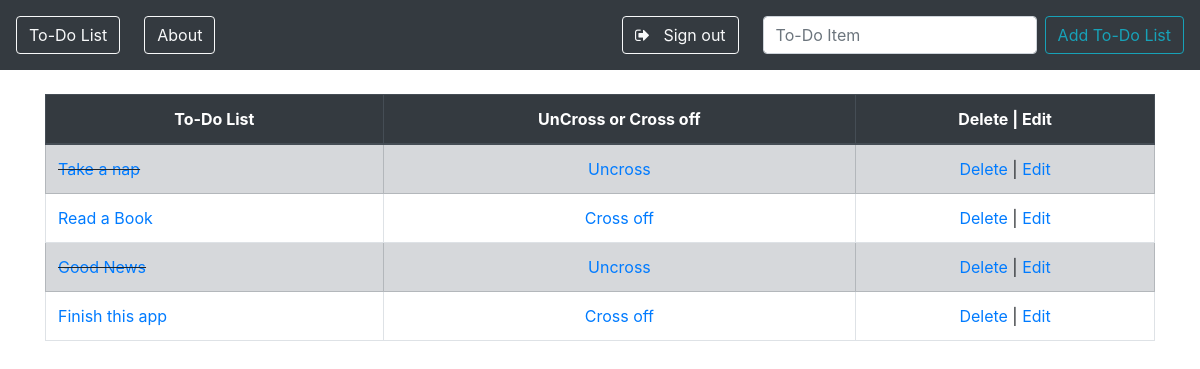
Before: / (signed in) with the older database file.
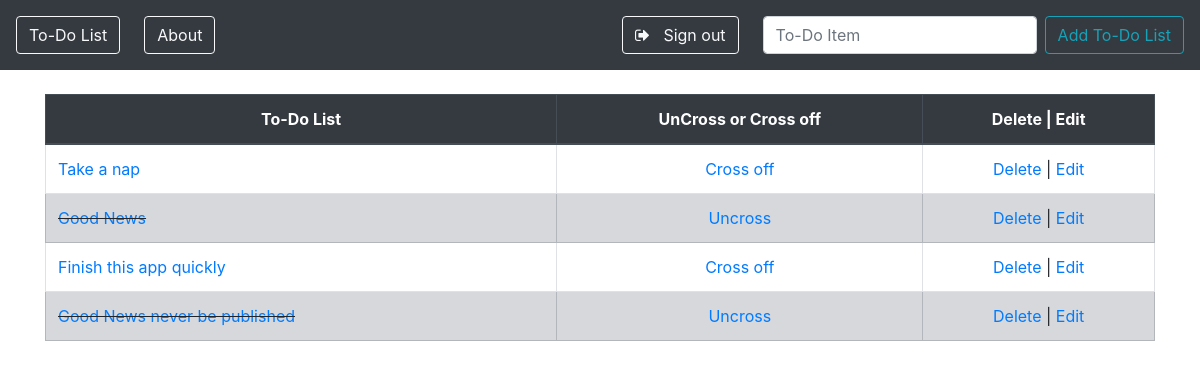
After: the same page with the newer database file.
### todo_list/models.py (models this page shows, shortened)
class List(models.Model):
    item = models.CharField(max_length=200)
    completed = models.BooleanField(default=False)

### todo_list/views.py (the view)
# urls.py: path('', views.home, name='home'),
@login_required  # it will work after login.
def home(request):
    if request.method == 'POST':
        form = ListForm(request.POST or None)
        if form.is_valid():
            form.save()
            all_items = List.objects.all  # List is class name
            messages.success(request, ('Item Has Been Added To List!'))
            return render(request, 'home.html', {'all_items':all_items})
    else:
        all_items = List.objects.all  # List is class name
        return render(request, 'home.html', {'all_items':all_items})

### todo_list/templates/home.html (shortened to what this page needs)
{% extends 'base.html' %}
{% block content %}
{% if all_items %}
<table class="table table-bordered">
<thead class="thead-dark text-center">
      <tr>
        <th>To-Do List</th>
        <th>UnCross or Cross off</th>
        <th>Delete | Edit</th>
      </tr>
    </thead>
    {% for things in all_items %}
      {% if things.completed %}
        <tr class="table-secondary">
            <td class="striker"><a href="{% url 'edit' things.id %}">{{ things.item }}</a></td>
            <td><center><a href="{% url 'uncross' things.id %}">Uncross</a></center></td>
            <td><center><a href="{% url 'delete' things.id %}">Delete</a> | <a href="{% url 'edit' things.id %}">Edit</a></center></td>
        </tr>
    {% else %}
        <tr>
            <td><a href="{% url 'edit' things.id %}">{{ things.item }}</a></td>
            <td><center><a href="{% url 'cross_off' things.id %}">Cross off</a></center></td>
            <td><center><a href="{% url 'delete' things.id %}">Delete</a> | <a href="{% url 'edit' things.id %}">Edit</a></center></td>
        </tr>
        {% endif %}
    {% endfor %}
</table>
{% endif %}
{% endblock %}

### todo_list/templates/base.html (shortened to what this page needs)
{% load static %}
<!doctype html>
<html lang="en">
  <head>
    <link rel="stylesheet" href="https://stackpath.bootstrapcdn.com/bootstrap/4.3.1/css/bootstrap.min.css">
    <link rel="stylesheet" href="{% static 'css/my_style.css' %}">
    <link rel="stylesheet" href="https://cdnjs.cloudflare.com/ajax/libs/font-awesome/4.7.0/css/font-awesome.min.css">
  </head>
  <body>
    <nav class="navbar navbar-expand-lg navbar-dark bg-dark">
  <a class="navbar-brand" href="{% url 'home' %}">
    <button type="button" class="btn btn-md btn-outline-light">To-Do List</button>
    </a>
  <div class="collapse navbar-collapse" id="navbarSupportedContent">
    <ul class="navbar-nav mr-auto">
      <li class="nav-item">
        <a class="nav-link" href="{% url 'about' %}">
          <button type="button" class="btn btn-md btn-outline-light">About</button>
        </a>
      </li>
    </ul>
    {% if request.user.is_authenticated %}
    <a href="{% url 'logout' %}" class="mr-4 text-white">
      <button type="button" class="btn btn-md btn-outline-light">
      <i class="fa fa-sign-out"></i> &nbsp; Sign out
      </button>
    </a>
    <form class="form-inline my-2 my-lg-0" method="POST">
      <input class="form-control mr-sm-2" type="search" placeholder="To-Do Item" aria-label="Search" name="item">
      <button class="btn btn-outline-info my-2 my-sm-0" type="submit">Add To-Do List</button>
    </form>
    {% endif %}
  </div>
</nav>
<br>
    <div class="container">
        {% block content %}
        {% endblock %}
    </div>
  </body>
</html>

### todo_list/static/css/my_style.css (style rules this page uses)
.striker { text-decoration: line-through; }

Changed rows visible on the page:
removed List: item "Read a Book"
removed List: item "Finish this app"
changed List "Take a nap": completed "Uncross" → "Cross off"
added List: item "Finish this app quickly"
added List: item "Good News never be published"
